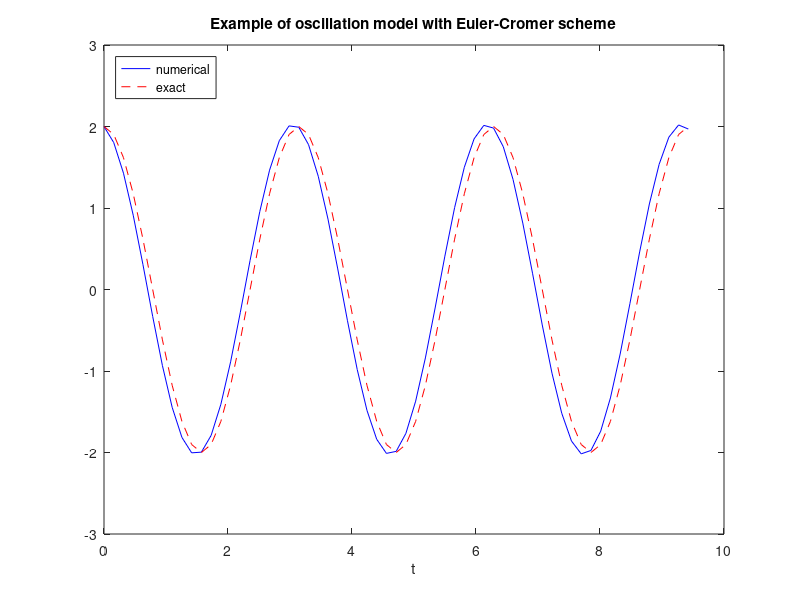
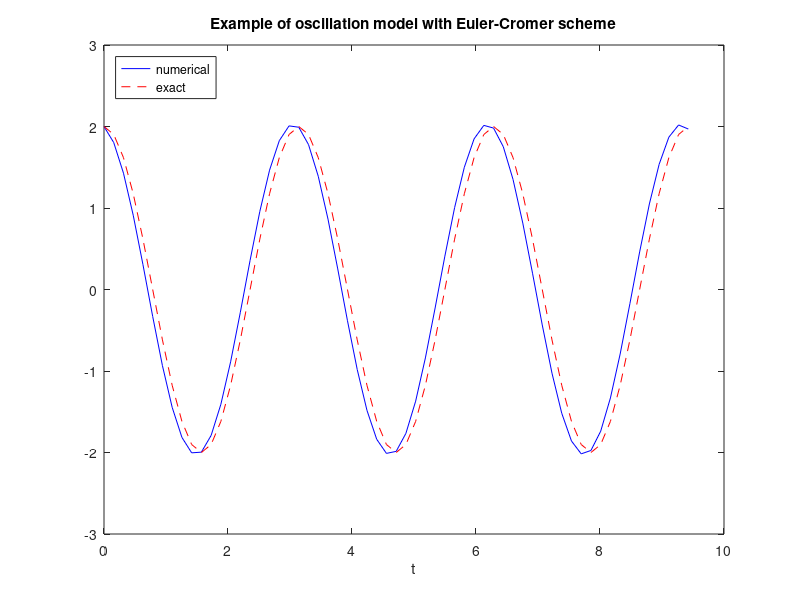

These figures' MATLAB source, in order: (Note: this script raises an error after producing the figures.)
%Quentin Gardavaud
%Exercise 4.10
%09/03/2019

%Euler_Cromer scheme

%Data to modelize the same oscillating system as with Forward Euler scheme
omega = 2;
P = 2*pi/omega;
dt = P/20;
T = 3*P;
N_t = floor(T/dt);
t = linspace(0, N_t*dt, N_t+1);

u = zeros(N_t+1, 1);
v = zeros(N_t+1, 1);

%initial conditions
X_0 = 2;
u(1) = X_0;
v(1) = 0;

%Loop 'for' to run the loop 
for n = 1:N_t
    v(n+1) = v(n) - dt*omega^2*u(n);
    u(n+1) = u(n) + dt*v(n+1);
end

%Display of real solution versus solution obtained by Euler-Cromer scheme
plot (t, u, 'b-', t , X_0*cos(omega*t), 'r--');
title ('Example of oscillation model with Euler-Cromer scheme');
legend ('numerical', 'exact','Location', 'northwest');
xlabel ('t');
print ('tmp', '-dpdf'); print('tmp', '-dpng');

%Call to osc_energy function
[pot, kin] = osc_energy(u, v, omega);

%Loop 'for' to compute the energy at each times
for ii = 1:length(t)
    tot_energy(ii) = pot(ii) + kin(ii);
end 

%display of total energy
figure;
plot (t,tot_energy);
xlabel ('t'); ylabel('Total energy');
title ('Total energy depending on time. Method used: Euler-Cromer scheme');


    